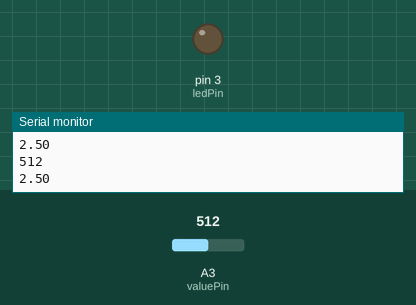
Recording of a sketch running on a simulated Arduino Uno, built with avr-gcc and run on an emulated ATmega328P. On the bench: output pins drawn as LEDs (lit = HIGH), the last lines printed to the serial monitor. The inputs (shaded band) are chosen by the test bench; at power-on: A3 (valuePin) = 512.

Above: at 1.8 s.
1.9 s: A3 (valuePin) set to 215
3.4 s: A3 (valuePin) set to 191
At 4.8 s:
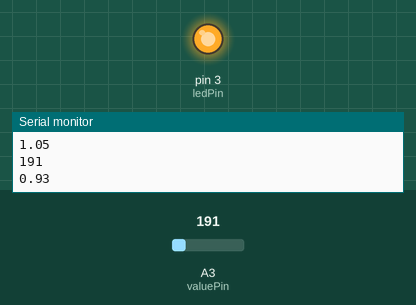
5.5 s: A3 (valuePin) set to 306
At 6.4 s:
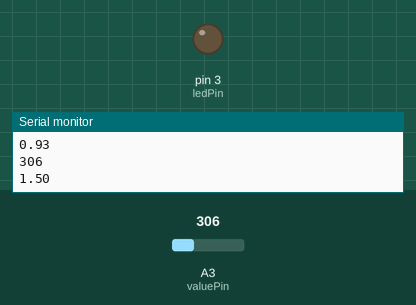
7.5 s: A3 (valuePin) set to 122
At 9.2 s:
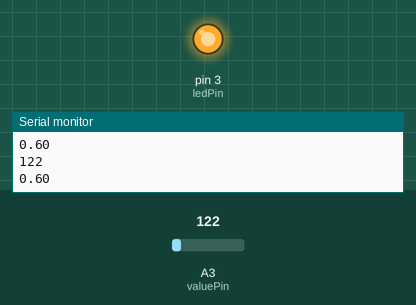
Timing chart, 0 to 10.5 s (numbered marks = the images above; inputs shaded):
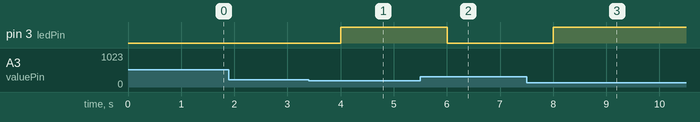

The sketch:

Week36.ino
```cpp
int valuePin = A3;
int ledPin =3;
int val = 0;
float voltVal = 0.00;


void setup() {
  pinMode(ledPin, OUTPUT);
  Serial.begin(9600);
}

void loop() {
  val = analogRead(valuePin);
  voltVal = 5.0 * val / 1023.0;
  Serial.println(val);
  Serial.println(voltVal);

  if(voltVal<1.0){
    digitalWrite(ledPin,1);
  }else{
    digitalWrite(ledPin,0);
  }
  delay(1000);
}
```

Measured:
- the behaviour switches between 205 and 204 on A3 (valuePin) (found by bisection; images 0 and 1)
- after the input at 3.4 s, pin 3 (ledPin): LOW → HIGH after 0.60 s
- after the input at 5.5 s, pin 3 (ledPin): HIGH → LOW after 0.51 s
- after the input at 7.5 s, pin 3 (ledPin): LOW → HIGH after 0.51 s
